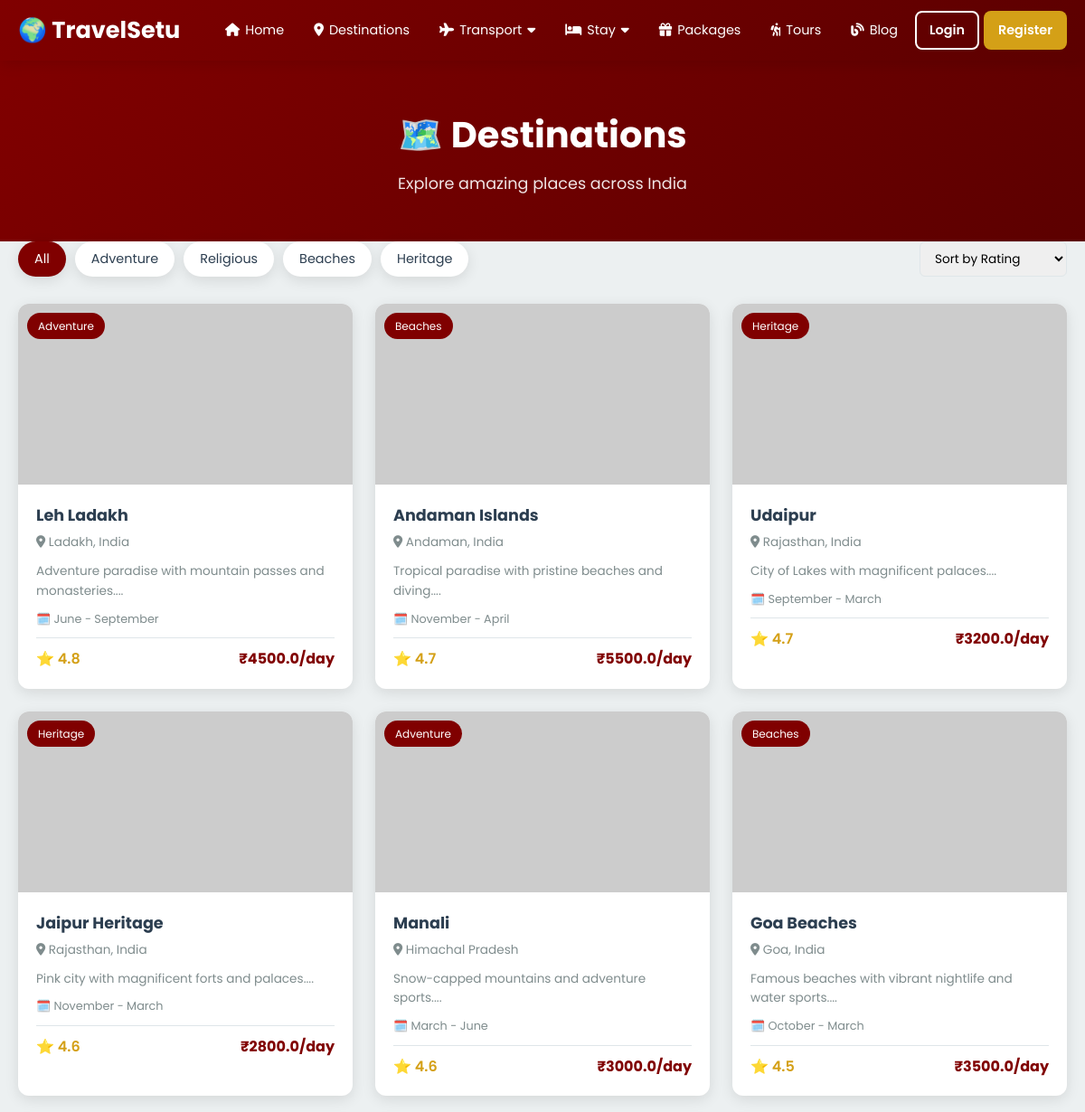
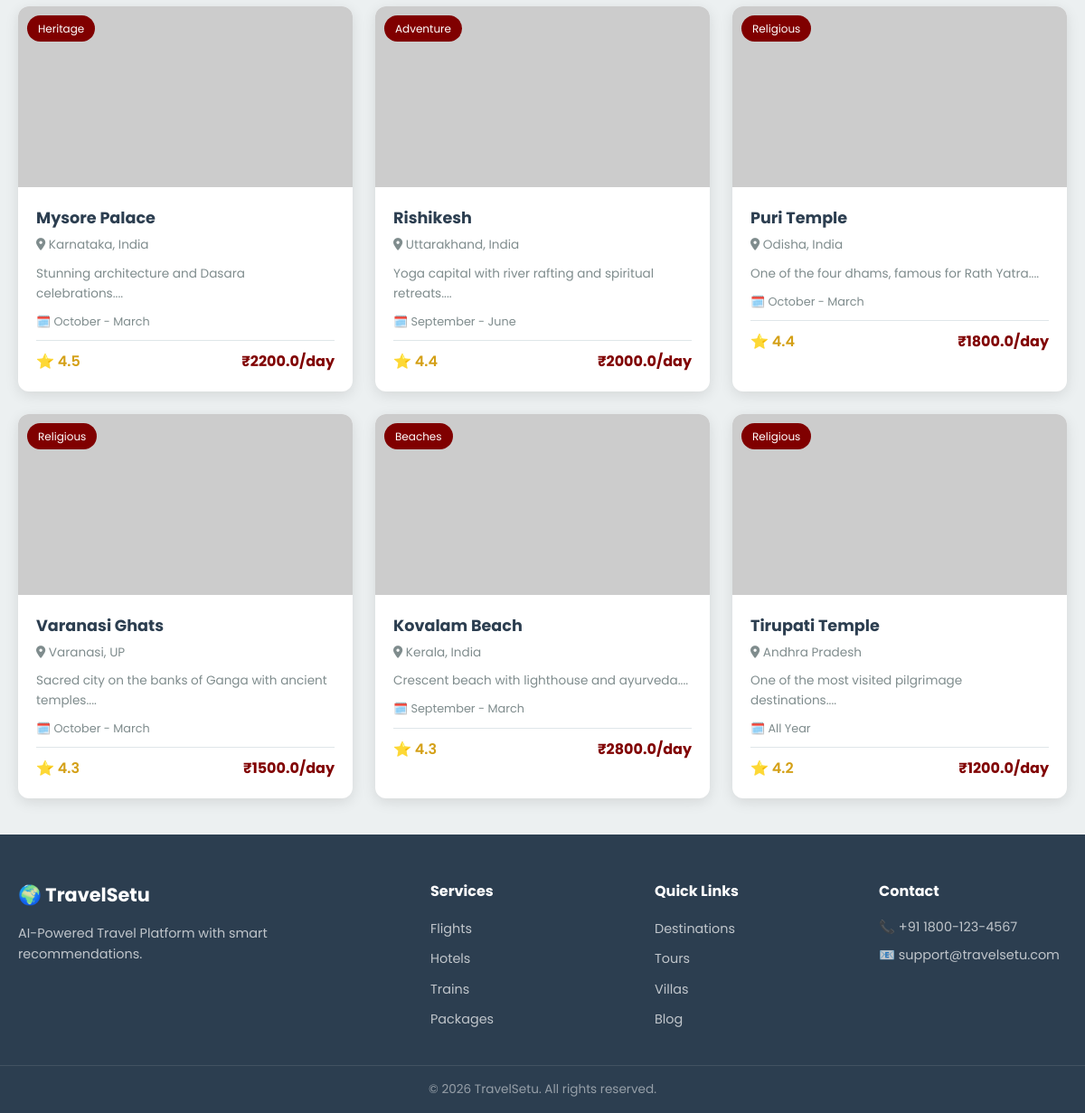
The page /destinations on the database its author committed (2 pictures, top to bottom).
### app.py (models this page shows)
class Destination(db.Model):
    __tablename__ = 'destinations'
    id = db.Column(db.Integer, primary_key=True)
    name = db.Column(db.String(150), nullable=False)
    description = db.Column(db.Text)
    category = db.Column(db.String(50))
    location = db.Column(db.String(150))
    latitude = db.Column(db.Float, default=20.5937)
    longitude = db.Column(db.Float, default=78.9629)
    price_per_day = db.Column(db.Float, default=0)
    best_season = db.Column(db.String(50))
    image_url = db.Column(db.String(300))
    rating = db.Column(db.Float, default=4.0)
    total_visits = db.Column(db.Integer, default=0)
    created_at = db.Column(db.DateTime, default=datetime.utcnow)
    bookings = db.relationship('Booking', backref='destination', lazy=True)
    reviews = db.relationship('Review', backref='destination', lazy=True)

### app.py (the view)
@app.route('/destinations')
def destinations():
    category = request.args.get('category', '')
    sort_by = request.args.get('sort', 'rating')
    query = Destination.query
    if category:
        query = query.filter_by(category=category)
    if sort_by == 'price_low':
        query = query.order_by(Destination.price_per_day.asc())
    elif sort_by == 'price_high':
        query = query.order_by(Destination.price_per_day.desc())
    elif sort_by == 'name':
        query = query.order_by(Destination.name.asc())
    else:
        query = query.order_by(Destination.rating.desc())
    all_destinations = query.all()
    return render_template('destinations.html',
                           destinations=all_destinations,
                           categories=['adventure', 'religious', 'beaches', 'heritage'],
                           current_category=category,
                           current_sort=sort_by)

### app.py (called while the page is built)
def get_destination_image(destination, width=800, height=600):
    category_images = {
        'beaches': f'https://picsum.photos/seed/beach{destination.id}/{width}/{height}',
        'adventure': f'https://picsum.photos/seed/mountain{destination.id}/{width}/{height}',
        'religious': f'https://picsum.photos/seed/temple{destination.id}/{width}/{height}',
        'heritage': f'https://picsum.photos/seed/palace{destination.id}/{width}/{height}',
    }
    cat = destination.category.lower() if destination.category else 'beaches'
    return category_images.get(cat, category_images['beaches'])

@app.context_processor
def inject_globals():
    unread_count = 0
    if current_user.is_authenticated:
        unread_count = Notification.query.filter_by(
            user_id=current_user.id, is_read=False).count()
    return {
        'unread_notifications': unread_count,
        'current_year': datetime.now().year,
        'all_categories': ['adventure', 'religious', 'beaches', 'heritage'],
        'get_destination_image': get_destination_image,
    }

### templates/destinations.html (shortened to what this page needs)
{% extends "base.html" %}
{% block content %}
<div class="page-header">
    <h1>🗺️ Destinations</h1>
    <p>Explore amazing places across India</p>
</div>
<div class="container">
    <div class="filters-bar">
        <div class="filter-categories">
            <a href="{{ url_for('destinations') }}" class="filter-btn {% if not current_category %}active{% endif %}">All</a>
            {% for cat in categories %}
            <a href="{{ url_for('destinations', category=cat) }}"
               class="filter-btn {% if current_category == cat %}active{% endif %}">
                {{ cat|capitalize }}
            </a>
            {% endfor %}
        </div>
        <div class="filter-sort">
            <select onchange="window.location.href=this.value" class="form-control-sm">
                <option value="{{ url_for('destinations', category=current_category, sort='rating') }}"
                        {% if current_sort == 'rating' %}selected{% endif %}>Sort by Rating</option>
            </select>
        </div>
    </div>
    {% if destinations %}
    <div class="destinations-grid">
        {% for dest in destinations %}
        <a href="{{ url_for('destination_detail', id=dest.id) }}" class="destination-card">
            <div class="dest-image">
                <img src="{{ get_destination_image(dest, 400, 300) }}" alt="{{ dest.name }}">
                <span class="dest-category">{{ dest.category }}</span>
            </div>
            <div class="dest-body">
                <h3>{{ dest.name }}</h3>
                <p class="dest-location"><i class="fas fa-map-marker-alt"></i> {{ dest.location }}</p>
                <p class="dest-desc">{{ dest.description[:80] }}...</p>
                <div class="dest-meta">
                    <span>🗓️ {{ dest.best_season }}</span>
                </div>
                <div class="dest-footer">
                    <span class="dest-rating">⭐ {{ dest.rating }}</span>
                    <span class="dest-price">₹{{ dest.price_per_day }}/day</span>
                </div>
            </div>
        </a>
        {% endfor %}
    </div>
    {% else %}
    <div class="card text-center">
        <h3>No destinations found</h3>
        <p>Try a different category</p>
    </div>
    {% endif %}
</div>
{% endblock %}

### templates/base.html (shortened to what this page needs)
<!DOCTYPE html>
<html lang="en">
<head>
    <link rel="stylesheet" href="{{ url_for('static', filename='style.css') }}">
    <link rel="stylesheet" href="https://cdnjs.cloudflare.com/ajax/libs/font-awesome/6.4.0/css/all.min.css">
</head>
<body>
<nav class="navbar">
    <div class="nav-container">
        <a href="{{ url_for('index') }}" class="logo">🌍 TravelSetu</a>
        <ul class="nav-menu" id="navMenu">
            <li><a href="{{ url_for('index') }}"><i class="fas fa-home"></i> Home</a></li>
            <li><a href="{{ url_for('destinations') }}"><i class="fas fa-map-marker-alt"></i> Destinations</a></li>
            <li class="dropdown">
                <a href="#"><i class="fas fa-plane"></i> Transport <i class="fas fa-caret-down"></i></a>
            </li>
            <li class="dropdown">
                <a href="#"><i class="fas fa-bed"></i> Stay <i class="fas fa-caret-down"></i></a>
            </li>
            <li><a href="{{ url_for('packages') }}"><i class="fas fa-gift"></i> Packages</a></li>
            <li><a href="{{ url_for('tours') }}"><i class="fas fa-hiking"></i> Tours</a></li>
            <li><a href="{{ url_for('blog') }}"><i class="fas fa-blog"></i> Blog</a></li>
            {% if current_user.is_authenticated %}
                <li><a href="{{ url_for('dashboard') }}"><i class="fas fa-tachometer-alt"></i> Dashboard</a></li>
                <li>
                    <a href="{{ url_for('notifications') }}">
                        <i class="fas fa-bell"></i>
                        {% if unread_notifications > 0 %}
                            <span class="badge">{{ unread_notifications }}</span>
                        {% endif %}
                    </a>
                </li>
                <li><a href="{{ url_for('profile') }}"><i class="fas fa-user"></i> {{ current_user.full_name }}</a></li>
                <li><a href="{{ url_for('logout') }}" class="btn btn-outline-light btn-sm">Logout</a></li>
            {% else %}
                <li><a href="{{ url_for('login') }}" class="btn btn-outline-light btn-sm">Login</a></li>
                <li><a href="{{ url_for('register') }}" class="btn btn-gold btn-sm">Register</a></li>
            {% endif %}
        </ul>
    </div>
</nav>
<main class="main-content">
    {% block content %}{% endblock %}
</main>
<footer class="footer">
    <div class="footer-container">
        <div class="footer-section">
            <h3>🌍 TravelSetu</h3>
            <p>AI-Powered Travel Platform with smart recommendations.</p>
        </div>
        <div class="footer-section">
            <h4>Services</h4>
            <ul>
                <li><a href="{{ url_for('flights') }}">Flights</a></li>
                <li><a href="{{ url_for('hotels') }}">Hotels</a></li>
                <li><a href="{{ url_for('trains') }}">Trains</a></li>
                <li><a href="{{ url_for('packages') }}">Packages</a></li>
            </ul>
        </div>
        <div class="footer-section">
            <h4>Quick Links</h4>
            <ul>
                <li><a href="{{ url_for('destinations') }}">Destinations</a></li>
                <li><a href="{{ url_for('tours') }}">Tours</a></li>
                <li><a href="{{ url_for('villas') }}">Villas</a></li>
                <li><a href="{{ url_for('blog') }}">Blog</a></li>
            </ul>
        </div>
        <div class="footer-section">
            <h4>Contact</h4>
            <p>📞 +91 1800-123-4567</p>
            <p>📧 support@travelsetu.com</p>
        </div>
    </div>
    <div class="footer-bottom">
        <p>&copy; {{ current_year }} TravelSetu. All rights reserved.</p>
    </div>
</footer>
</body>
</html>

### rows shown on the page
Destination: category "Adventure", name "Leh Ladakh", location "Ladakh, India", description "Adventure paradise with mountain passes and monasteries.", best_season "June - September", rating "4.8", price_per_day "4500.0"
Destination: category "Beaches", name "Andaman Islands", location "Andaman, India", description "Tropical paradise with pristine beaches and diving.", best_season "November - April", rating "4.7", price_per_day "5500.0"
Destination: category "Heritage", name "Udaipur", location "Rajasthan, India", description "City of Lakes with magnificent palaces.", best_season "September - March", rating "4.7", price_per_day "3200.0"
Destination: category "Heritage", name "Jaipur Heritage", location "Rajasthan, India", description "Pink city with magnificent forts and palaces.", best_season "November - March", rating "4.6", price_per_day "2800.0"
Destination: category "Adventure", name "Manali", location "Himachal Pradesh", description "Snow-capped mountains and adventure sports.", best_season "March - June", rating "4.6", price_per_day "3000.0"
Destination: category "Beaches", name "Goa Beaches", location "Goa, India", description "Famous beaches with vibrant nightlife and water sports.", best_season "October - March", rating "4.5", price_per_day "3500.0"
Destination: category "Heritage", name "Mysore Palace", location "Karnataka, India", description "Stunning architecture and Dasara celebrations.", best_season "October - March", rating "4.5", price_per_day "2200.0"
Destination: category "Adventure", name "Rishikesh", location "Uttarakhand, India", description "Yoga capital with river rafting and spiritual retreats.", best_season "September - June", rating "4.4", price_per_day "2000.0"
Destination: category "Religious", name "Puri Temple", location "Odisha, India", description "One of the four dhams, famous for Rath Yatra.", best_season "October - March", rating "4.4", price_per_day "1800.0"
Destination: category "Religious", name "Varanasi Ghats", location "Varanasi, UP", description "Sacred city on the banks of Ganga with ancient temples.", best_season "October - March", rating "4.3", price_per_day "1500.0"
Destination: category "Beaches", name "Kovalam Beach", location "Kerala, India", description "Crescent beach with lighthouse and ayurveda.", best_season "September - March", rating "4.3", price_per_day "2800.0"
Destination: category "Religious", name "Tirupati Temple", location "Andhra Pradesh", description "One of the most visited pilgrimage destinations.", best_season "All Year", rating "4.2", price_per_day "1200.0"

### other values the page prints
{{ cat|capitalize }} "Adventure" "Religious" "Beaches" "Heritage"
